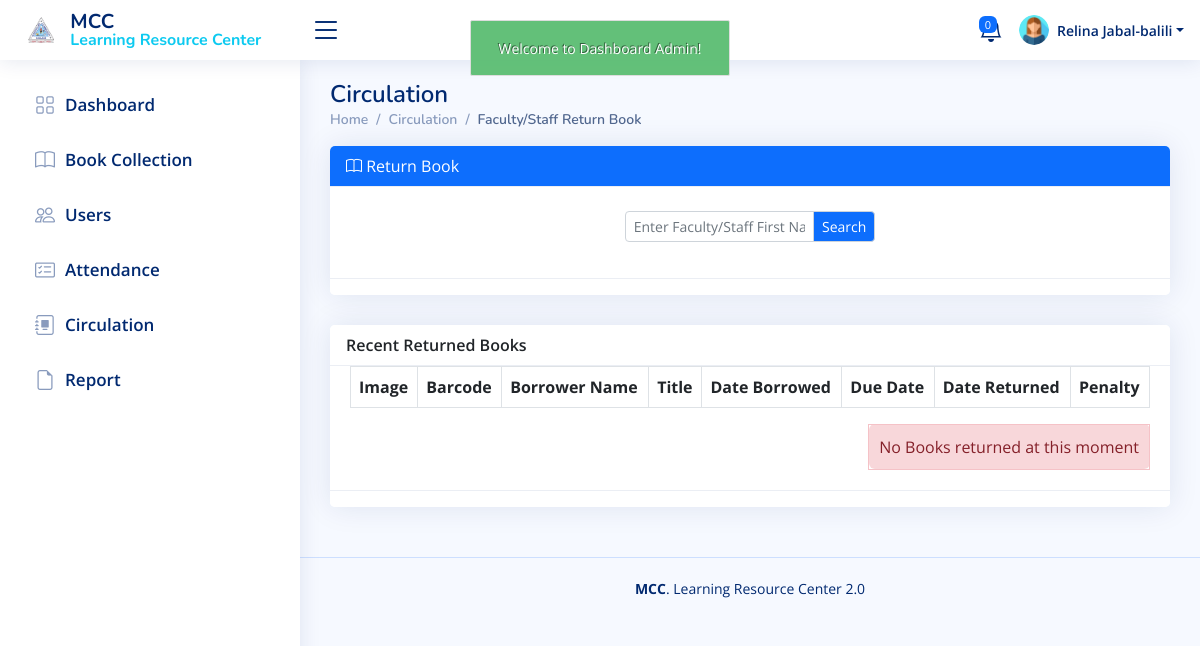
The app's page /admin/circulation_faculty_return.php (signed in), older data.
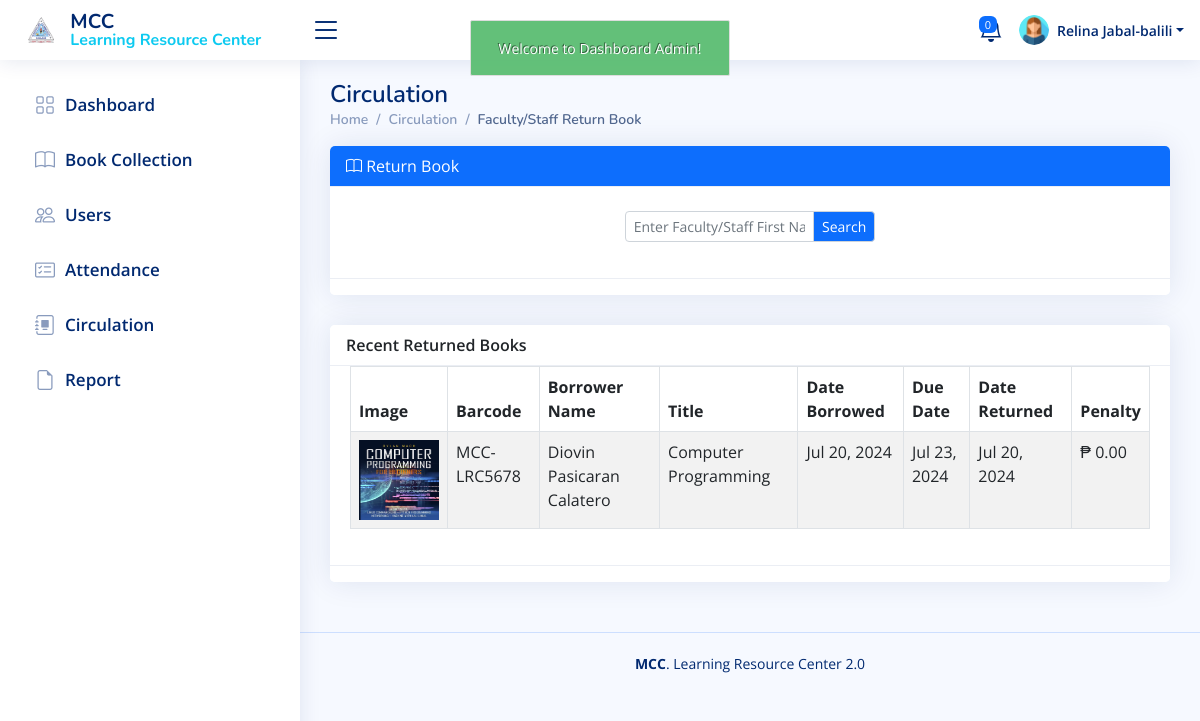
The same page, newer data.
### tables this page shows
CREATE TABLE `return_book` (
  `return_book_id` int(11) NOT NULL,
  `user_id` int(11) NOT NULL,
  `faculty_id` int(11) NOT NULL,
  `book_id` int(11) NOT NULL,
  `date_borrowed` datetime NOT NULL,
  `due_date` datetime NOT NULL,
  `date_returned` datetime NOT NULL,
  `book_penalty` varchar(100) NOT NULL
);

CREATE TABLE `book` (
  `book_id` int(11) NOT NULL,
  `call_number` varchar(50) NOT NULL,
  `accession_number` varchar(50) NOT NULL,
  `title` varchar(150) NOT NULL,
  `category_id` int(11) NOT NULL,
  `author` varchar(50) NOT NULL,
  `copyright_date` varchar(20) NOT NULL,
  `publisher` varchar(50) NOT NULL,
  `place_publication` varchar(50) NOT NULL,
  `isbn` varchar(50) NOT NULL,
  `barcode` varchar(50) NOT NULL,
  `book_image` varchar(100) NOT NULL,
  `date_added` datetime NOT NULL,
  `status` varchar(50) NOT NULL,
  `status_hold` varchar(50) NOT NULL
);

CREATE TABLE `faculty` (
  `faculty_id` int(11) NOT NULL,
  `faculty_log_id` int(11) NOT NULL,
  `lastname` varchar(50) NOT NULL,
  `firstname` varchar(50) NOT NULL,
  `middlename` varchar(50) NOT NULL,
  `gender` varchar(45) NOT NULL,
  `course` varchar(45) NOT NULL,
  `address` varchar(45) NOT NULL,
  `cell_no` varchar(25) NOT NULL,
  `birthdate` varchar(45) NOT NULL,
  `email` varchar(100) NOT NULL,
  `username` varchar(255) NOT NULL,
  `password` varchar(255) NOT NULL,
  `cpassword` varchar(255) NOT NULL,
  `role_as` varchar(50) NOT NULL,
  `status` varchar(50) NOT NULL,
  `faculty_added` datetime NOT NULL,
  `qr_code` varchar(255) NOT NULL,
  `verify_token` varchar(255) NOT NULL,
  `token_used` tinyint(1) DEFAULT 0
);

### admin/circulation_faculty_return.php (the view, shortened to what the changed rows need)
<?php
include('authentication.php');
include('includes/header.php');
?>
<main id="main" class="main">
     <div class="pagetitle">
          <h1>Circulation</h1>
     </div>
     <section class="section ">
          <div class="row">
               <div class="col-lg-12">
                    <div class="card">
                         <div class="card-body">
                              <div class="table-responsive">
                                   <?php
							$return_query= mysqli_query($con,"SELECT * from return_book
							LEFT JOIN book ON return_book.book_id = book.book_id
							LEFT JOIN faculty ON return_book.faculty_id = faculty.faculty_id
							WHERE return_book.return_book_id ORDER BY return_book.return_book_id DESC");
								$return_count = mysqli_num_rows($return_query);
							?>
                                   <table id="myDataTable" cellpadding="0" cellspacing="0" border="0"
                                        class="table table-striped table-bordered">
                                        <thead>
                                             <tr>
                                                  <th>Image</th>
                                                  <th>Barcode</th>
                                                  <th>Borrower Name</th>
                                                  <th>Title</th>
                                                  <th>Date Borrowed</th>
                                                  <th>Due Date</th>
                                                  <th>Date Returned</th>
                                                  <th>Penalty</th>
                                             </tr>
                                        </thead>
                                        <tbody>
                                             <?php
							while ($return_row = mysqli_fetch_array($return_query)) {
?>
                                             <?php if (isset($return_row['faculty_id'])) : ?>
                                             <tr>
                                                  <td>
                                                       <center>
                                                            <?php if ($return_row['book_image'] != ""): ?>
                                                            <img src="../uploads/books_img/<?php echo $return_row['book_image']; ?>"
                                                                 alt="" width="80px" height="80px">
                                                            <?php else: ?>
                                                            <img src="../uploads/books_img/book_image.jpg" alt=""
                                                                 width="80px" height="80px">
                                                            <?php endif; ?>
                                                       </center>
                                                  </td>
                                                  <td><?php echo $return_row['barcode']; ?></td>
                                                  <td style="text-transform: capitalize">
                                                       <?php echo $return_row['firstname'] . " " . $return_row['middlename'] . " " . $return_row['lastname']; ?>
                                                  </td>
                                                  <td style="text-transform: capitalize">
                                                       <?php echo $return_row['title']; ?></td>
                                                  <td><?php echo date("M d, Y", strtotime($return_row['date_borrowed'])); ?>
                                                  </td>
                                                  <td><?php echo date("M d, Y", strtotime($return_row['due_date'])); ?>
                                                  </td>
                                                  <td><?php echo date("M d, Y", strtotime($return_row['date_returned'])); ?>
                                                  </td>
                                                  <td>
                                                       <?php if ($return_row['book_penalty'] != 'No Penalty'): ?>
                                                       <div>
                                                            ₱ <?php echo $return_row['book_penalty']; ?>.00
                                                       </div>
                                                       <?php else: ?>
                                                       <?php echo $return_row['book_penalty']; ?>
                                                       <?php endif; ?>
                                                  </td>
                                             </tr>
                                             <?php endif; ?>
                                             <?php
							}
							if ($return_count <= 0){
								echo '
									<table style="float:right;">
										<tr>
											<td style="padding:10px;" class="alert alert-danger">No Books returned at this moment</td>
										</tr>
									</table>
								';
							}
							?>
                                        </tbody>
                                   </table>
                              </div>
                         </div>
                    </div>
               </div>
          </div>
     </section>
</main>

Row changes from the older to the newer data that the page shows:
added return_book: book.book_image (picture), book.barcode "MCC-LRC5678", faculty.firstname "Diovin", faculty.middlename "Pasicaran", faculty.lastname "Calatero", book.title "Computer Programming", date_borrowed "Jul 20, 2024", due_date "Jul 23, 2024", date_returned "Jul 20, 2024", book_penalty "0"
Text that changed along with them:
text no longer shown: "No Books returned at this moment"
